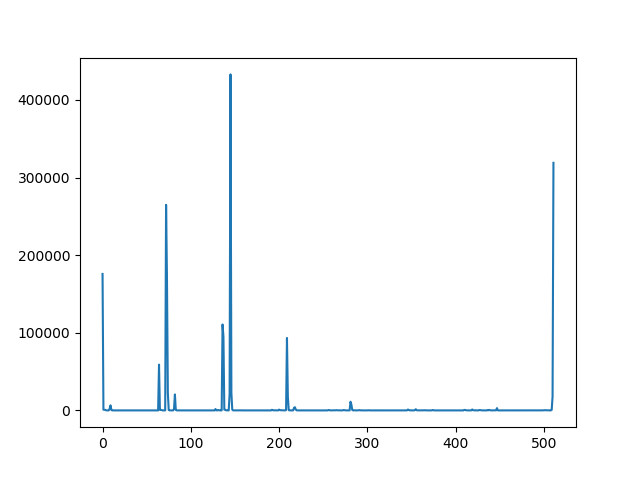
#> input picture HW2/histograms/ST2MainHall4001.jpg_histogram.png, 640 x 480 px
$ python part1.py
#> lines starting #> are read from the running program, lines starting #| are printed output that depends on the picture
#import all the required python libraries
import tkinter as tk
import numpy as np
import cv2
from tkinter import filedialog
import os
from matplotlib import pyplot as plt

#This function is responsible for  displaying the 11 * 11 image window on left button mouse click
#Also displays the pixel values, RGB values and intensity at the location
#mean and standard deviation of the image window
def mouse_move(event,x,y,flags,param):
    while(1):
        if event == cv2.EVENT_LBUTTONDOWN:
           crop_img = img[y-5:y+5,x-5:x+5]
           constant= cv2.copyMakeBorder(crop_img,2,2,2,2,cv2.BORDER_CONSTANT,value=(255,255,255))
           cv2.namedWindow('cropped',cv2.WINDOW_NORMAL)
           cv2.imshow('cropped', constant)
           pix=[x,y]
           print('The location of the pixel',pix)
           b,g,r=img[x,y]
           R=np.uint16(r)
           G=np.uint16(g)
           B=np.uint16(b)
           print ('The R G B values of the pixel are',R,G,B)
           print ('The intensity of the pixel are',float((R + G + B) / 3))
           mean,sdeviation=cv2.meanStdDev(crop_img)
           bm,gm,rm=mean
           bs,gs,rs=sdeviation
           print ('The mean of the 11 * 11 window is',rm,gm,bm)
           print ('The standard deviation of the 11 * 11 window is',rs,gs,bs)
        if cv2.waitKey(20) & 0xFF == 27:
            break
#Defined the type of files that can be loaded
my_filetypes = [('png', '.png'),('bnp', '.bnp'),('tiff', '.tiff'),('jpg','.jpg')]
#Using the tkinter library used the file explorer to select the required image
answer = filedialog.askopenfilename(initialdir=os.getcwd(),
                                    title="Please select an image:",
                                    filetypes=my_filetypes)
#> the answer given: histograms/ST2MainHall4001.jpg_histogram.png
img = cv2.imread(answer)
#> img is the input picture: shape (480, 640, 3); mean B, G, R 251.3, 250.5, 249.2
cv2.imshow('image',img)
cv2.waitKey(0)
#Split the channels of the image to get the coor spaces which are used to create a histogram
channels = cv2.split(img)
colors = ("b", "g", "r")
for(channel, c) in zip(channels, colors):
    histogram = cv2.calcHist([channel], [0], None, [256], [0, 256])
    plt.plot(histogram, color = c)
    plt.xlim([0, 256])
#> this loop made 3 passes
#> c on passes 1 to 3: 'b', 'g', 'r'
plt.show()
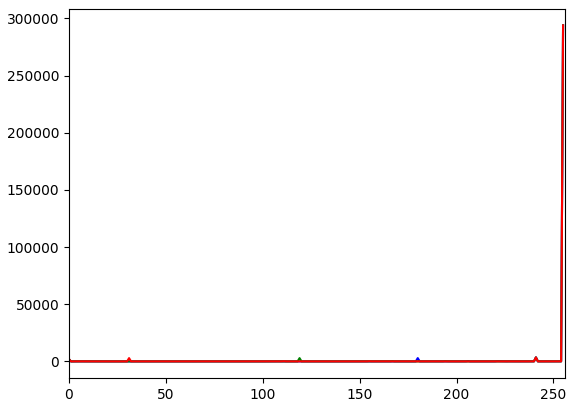
#> figure drawn by matplotlib, 1 panel; curve peaks at x = 255, y = 293839; curve peaks at x = 255, y = 293839; curve peaks at x = 255, y = 293839
#Call the function mouse_move on the image
cv2.namedWindow('image',cv2.WINDOW_NORMAL)
cv2.setMouseCallback('image',mouse_move)
#While true, open the image and close the image window when close button the image is clicked
while(1):
    cv2.imshow('image',img)
    cv2.resizeWindow('image',500,500)
    cv2.waitKey(0)
    if cv2.waitKey(20) & 0xFF == 27:
#> (key Esc is pressed here)
        break
    cv2.destroyAllWindows()
